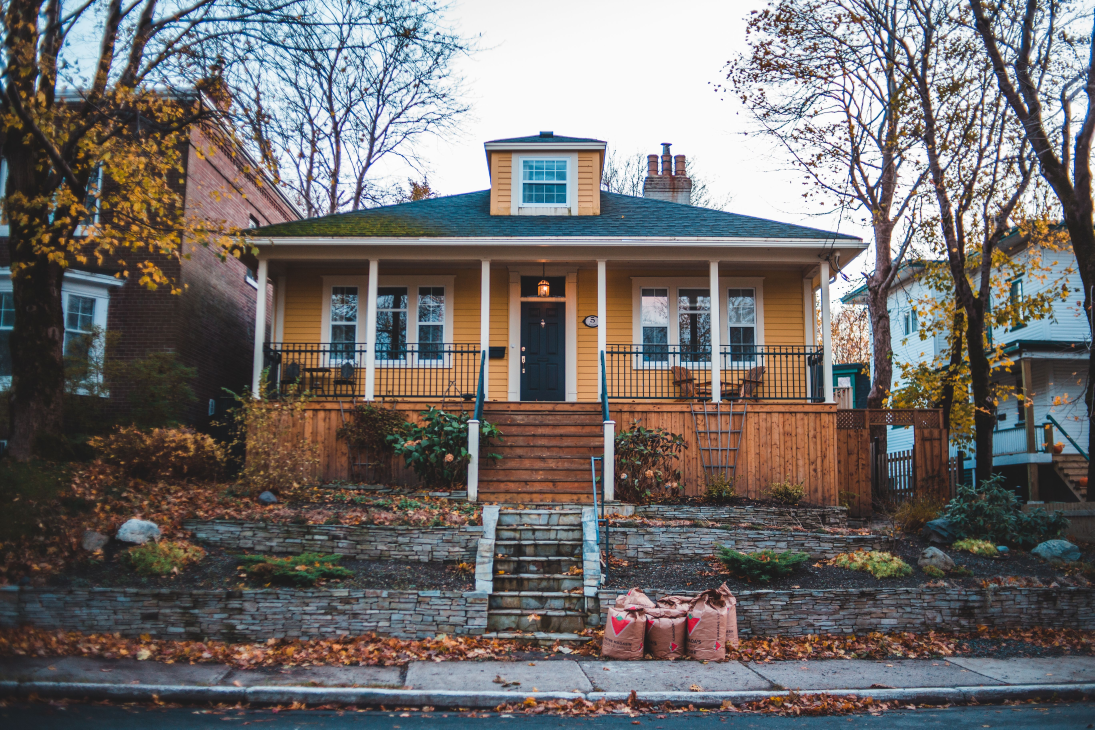
#> input picture 2026-10-31-neighborhood-cherry/build/src/p4061970.jpg, 5472 x 3648 px (shown at 1/5 size)
$ python clean_photos.py
#> lines starting #> are read from the running program, lines starting #| are printed output that depends on the picture; after the words box and inside, x2 and y2 are one past the last pixel; in counts of white or black regions, pixels touching at a corner belong together
# Oct 31 2026 retouch (COMPLIANCE T5: no visible house numbers). Removes the "5 Empire" house-number plaque on the
# Pexels 4061970 bungalow by cloning the siding three boards above (board pitch ~31 px). Output: src/p4061970-clean.jpg
from PIL import Image, ImageDraw, ImageFilter
import os
os.chdir(os.path.dirname(os.path.abspath(__file__)))
im=Image.open("src/p4061970.jpg").convert("RGB")
#> im is the input picture: PIL image 5472x3648 RGB; mean R, G, B 112.6, 108.8, 107.8
box=(2902,1570,2989,1645); dy=94
patch=im.crop((box[0],box[1]+dy,box[2],box[3]+dy))
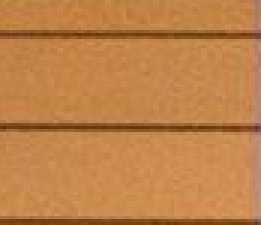
#> patch: PIL image 87x75 RGB (shown 3 times larger); mean R, G, B 190.7, 129.7, 72.5
from PIL import ImageStat
ref=ImageStat.Stat(im.crop((box[0]+6,box[3]+4,box[2]-2,box[3]+40))).mean   # siding just below the plaque (same light)
#> ref = [189.2, 126.6, 66.93]
src=ImageStat.Stat(patch).mean
#> src = [190.7, 129.7, 72.53]
patch=Image.merge("RGB",[c.point(lambda v,k=ref[i]/src[i]:min(255,int(v*k))) for i,c in enumerate(patch.split())])  # match tone
m=Image.new("L",patch.size,0); ImageDraw.Draw(m).rectangle((3,3,patch.size[0]-1,patch.size[1]-4),fill=255); m=m.filter(ImageFilter.GaussianBlur(2))
#> after `m = Image.new('L', patch.size, 0)`: m: PIL image 87x75 L; every value is 0
#> after `ImageDraw.Draw(m).rectangle((3, 3, patch.size[0] - 1, patch.size[1] - `:
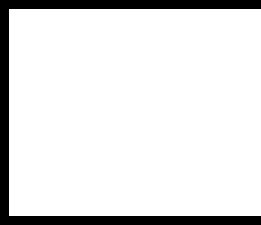
#> m: PIL image 87x75 L (shown 3 times larger); 88.8% white; 1 black region, box (x1, y1, x2, y2) and area: (0, 0, 87, 75) 729
#> after `m = m.filter(ImageFilter.GaussianBlur(2))`:
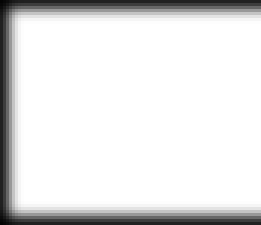
#> m: PIL image 87x75 L (shown 3 times larger); min 4, max 255, mean 226.3
im.paste(patch,box[:2],m); im.save("src/p4061970-clean.jpg",quality=96)

$ run again, with 2026-10-31-neighborhood-cherry/build/src/pearl.jpg copied over 2026-10-31-neighborhood-cherry/build/src/p4061970.jpg
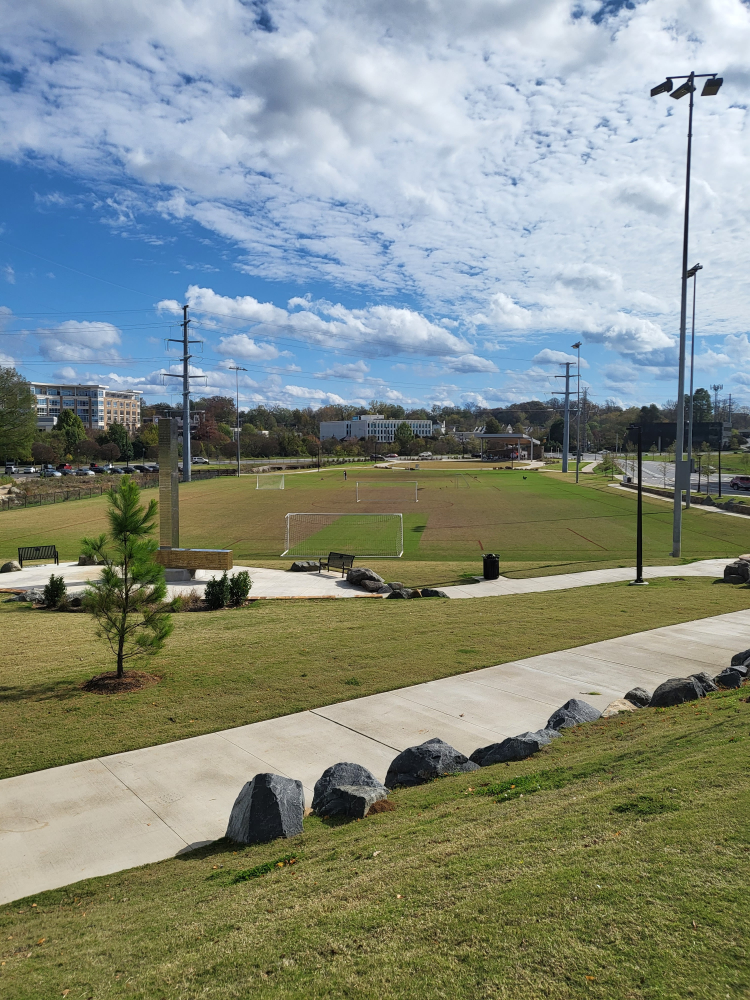
#> input picture 2026-10-31-neighborhood-cherry/build/src/pearl.jpg, 3000 x 4000 px (shown at 1/4 size)
#> im is the input picture: PIL image 3000x4000 RGB; mean R, G, B 133.1, 141.8, 131.7
#> `patch=im.crop((box[0],box[1]+dy,box[2],box[3]+dy))`:
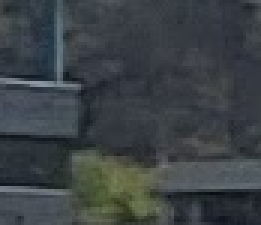
#> patch: PIL image 87x75 RGB (shown 3 times larger); mean R, G, B 59.6, 65.8, 69.3
#> ref = [63.43, 70.87, 79.43]
#> src = [59.59, 65.76, 69.28]
#> m: PIL image 87x75 L; every value is 0
#> m: PIL image 87x75 L; 88.8% white; 1 black region, box (x1, y1, x2, y2) and area: (0, 0, 87, 75) 729
